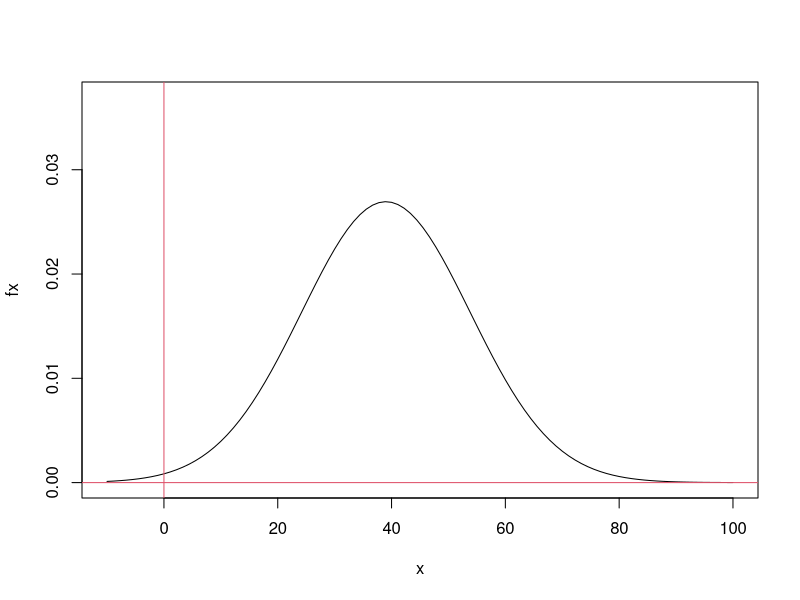
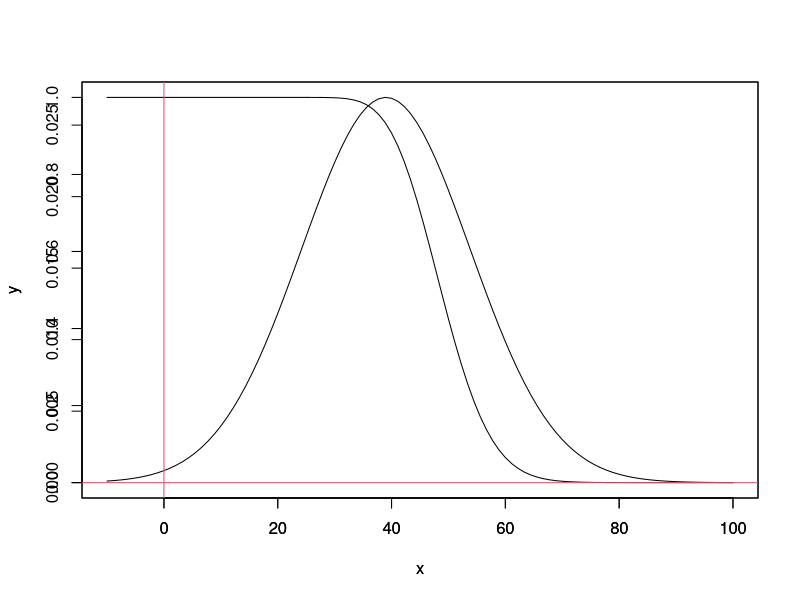

The R source for these figures, in order:
#NORMAL Y GAMMA EJERCICIO 7. UTILIDAD DE PROYECTO
#Dist Normal
x <- seq(-10,100,,100)
mu <- 39
sig <- 14.81
fx <- dnorm(x,mu,sig) 
fx
plot(x,fx,type="l",ylim = c(0,max(fx)+0.01))
abline(v=0,col=2,h=0)

#Funcion para convertir  parametros mu y sig en alpha y beta (limites 0,1  y 0,05^2 respectivamente)
#Opcion 1
estBetaParams <- function(mu, sig) {
  alpha <- ((1 - mu) / sig - 1 / mu) * mu ^ 2
  beta <- alpha * (1 / mu - 1)
  return(params = list(alpha = alpha, beta = beta))
}

#Opcion 2 que da el mismo resultado
estBetaParams <- function(mu, sig) {
  alpha <- -(mu * (sig + (mu ^ 2 - mu))) / sig
  beta <- ((sig + (mu ^ 2 - mu)) * (mu -1))/ sig
  return(params = list(alpha = alpha, beta = beta))
}

#Dist Gamma
alpha <- 49
fx2 <- pgamma(x, alpha, lower.tail = FALSE)
plot(x,fx2,type="l", ylab="y")
par(new=TRUE)
plot(x,fx,type="l", ylab="y")
abline(v=0,col=2,h=0)



